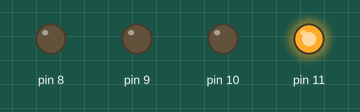
Simulated run of this sketch. Board: Arduino Uno, built with avr-gcc and run on an emulated ATmega328P. On the bench: output pins drawn as LEDs (lit = HIGH).

Above: at 0.2 s.
At 1.2 s:
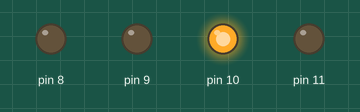
At 3.2 s:
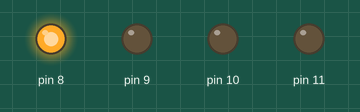
At 5.2 s:
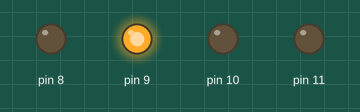
At 9.7 s:
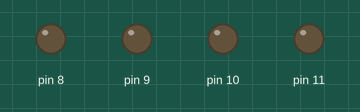
Timing chart, 0 to 10.4 s (numbered marks = the images above):
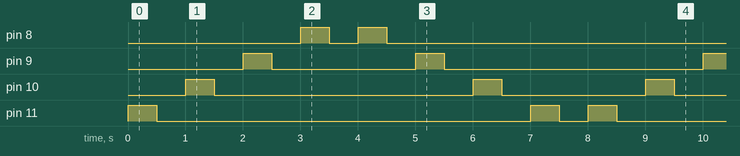

Measured:
- by itself, pin 8: repeats every 8.0 s: LOW 0.50 s, HIGH 0.50 s, LOW 6.5 s, HIGH 0.50 s
- by itself, pin 9: repeats every 8.0 s: LOW 2.5 s, HIGH 0.50 s, LOW 4.5 s, HIGH 0.50 s
- by itself, pin 10: repeats every 8.0 s: LOW 4.5 s, HIGH 0.50 s, LOW 2.5 s, HIGH 0.50 s
- by itself, pin 11: repeats every 8.0 s: LOW 6.5 s, HIGH 0.50 s, LOW 0.50 s, HIGH 0.50 s

The sketch:

atv-vetor.ino
```cpp
int Led[]{11,10,9,8};
void setup() {
  for (int i=0;i<4;i++){(pinMode(Led[i],OUTPUT));}
  }


void loop() {
  for (int i=0;i<8;i++){
    if (i>3){
      digitalWrite(Led[7-i], HIGH);
      delay(500);
      digitalWrite(Led[7-i], LOW);
      delay(500);
    } else{
      digitalWrite(Led[i], HIGH);
      delay(500);
      digitalWrite(Led[i], LOW);
      delay(500);
  }
}
}
```
